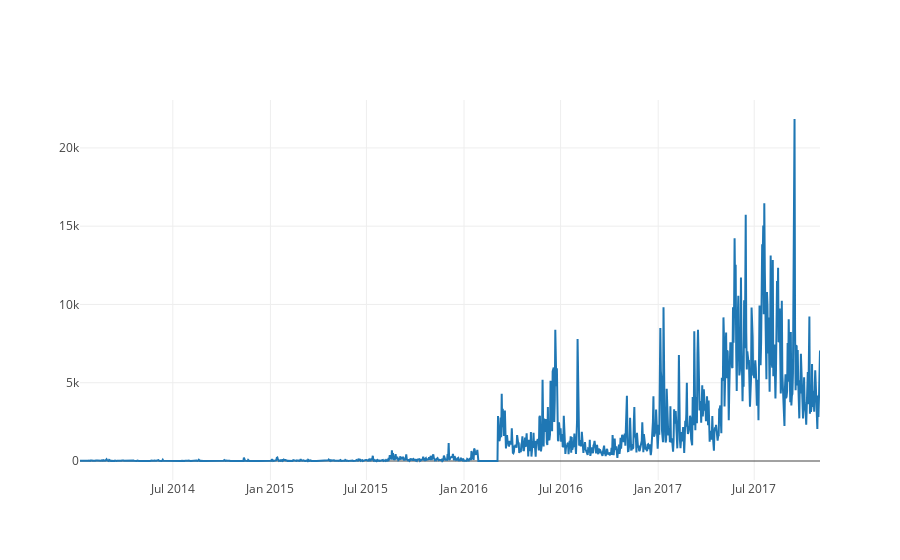

The cell this chart's notebook holds for it:
### Code cell
import os
import numpy as np
import pandas as pd
import pickle
import quandl
from datetime import datetime
import plotly.offline as py
import plotly.graph_objs as go
import plotly.figure_factory as ff
from IPython.core.debugger import Pdb
ipdb = Pdb()
py.init_notebook_mode(connected=True)

def get_quandl_data(quandl_id):
    '''Download and cache Quandl dataseries'''
    cache_path = '{}.pkl'.format(quandl_id).replace('/','-')
    try:
        f = open(cache_path, 'rb')
        df = pickle.load(f)   
        
        print('Loaded {} from cache'.format(quandl_id))
    except (OSError, IOError) as e:
        print('Downloading {} from Quandl'.format(quandl_id))
        df = quandl.get(quandl_id, returns="pandas")
        df.to_pickle(cache_path)
        print('Cached {} at {}'.format(quandl_id, cache_path))
    return df

btc_usd_price_kraken = get_quandl_data('BCHARTS/KRAKENUSD')
#btc_usd_price_kraken.head()
print(btc_usd_price_kraken.head())
print(btc_usd_price_kraken.index)
btc_trace = go.Scatter(x=btc_usd_price_kraken.index, y=btc_usd_price_kraken['Volume (BTC)'])
py.iplot([btc_trace])

### Figure 1 — Plotly figure (JSON) as saved in the notebook; plotly's stock layout.template omitted (floating-point values rounded to 4 significant figures; data arrays with more than 128 entries replaced by an {"elided": "..."} marker saying what was removed)
{"data": [{"type": "scatter", "x": {"elided": "1396 str values"}, "y": {"elided": "1396 float values"}}], "layout": {}}
